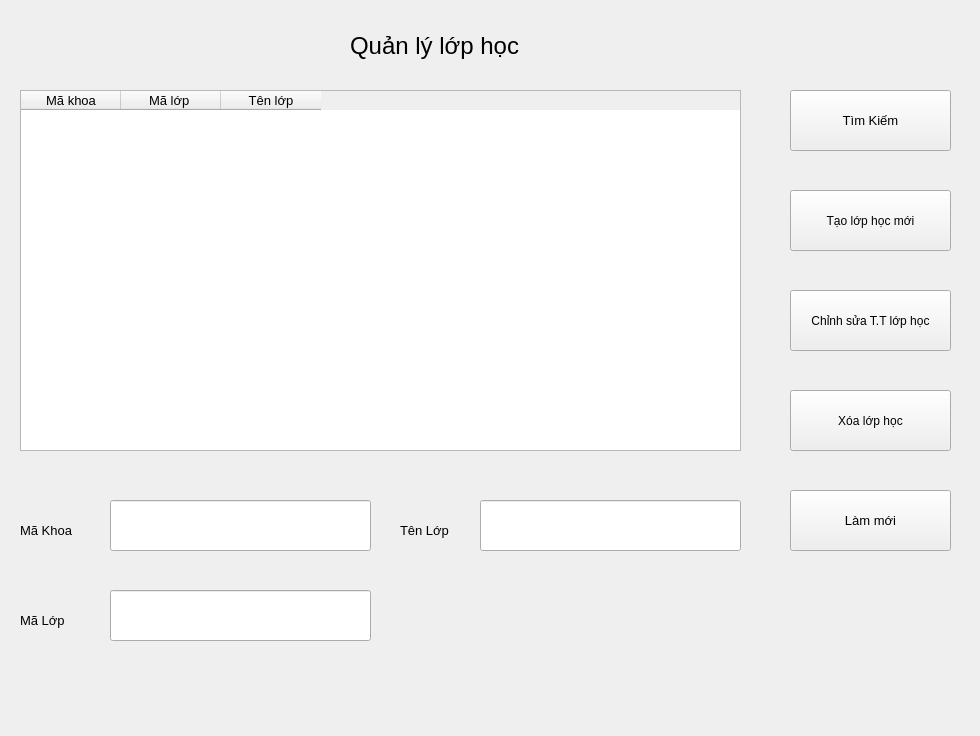
<?xml version="1.0" encoding="UTF-8"?>
<ui version="4.0">
 <class>QLlophoc</class>
 <widget class="QWidget" name="QLlophoc">
  <property name="geometry">
   <rect>
    <x>0</x>
    <y>0</y>
    <width>980</width>
    <height>736</height>
   </rect>
  </property>
  <property name="font">
   <font>
    <pointsize>10</pointsize>
   </font>
  </property>
  <property name="windowTitle">
   <string>Form</string>
  </property>
  <widget class="QTableWidget" name="tableWidget">
   <property name="geometry">
    <rect>
     <x>20</x>
     <y>90</y>
     <width>721</width>
     <height>361</height>
    </rect>
   </property>
   <column>
    <property name="text">
     <string>Mã khoa</string>
    </property>
   </column>
   <column>
    <property name="text">
     <string>Mã lớp </string>
    </property>
   </column>
   <column>
    <property name="text">
     <string>Tên lớp</string>
    </property>
   </column>
  </widget>
  <widget class="QLabel" name="label">
   <property name="geometry">
    <rect>
     <x>350</x>
     <y>20</y>
     <width>221</width>
     <height>51</height>
    </rect>
   </property>
   <property name="font">
    <font>
     <pointsize>18</pointsize>
    </font>
   </property>
   <property name="text">
    <string>Quản lý lớp học</string>
   </property>
  </widget>
  <widget class="QLineEdit" name="lineEditMakhoa">
   <property name="geometry">
    <rect>
     <x>110</x>
     <y>500</y>
     <width>261</width>
     <height>51</height>
    </rect>
   </property>
  </widget>
  <widget class="QPushButton" name="Timkiem">
   <property name="geometry">
    <rect>
     <x>790</x>
     <y>90</y>
     <width>161</width>
     <height>61</height>
    </rect>
   </property>
   <property name="text">
    <string>Tìm Kiếm</string>
   </property>
  </widget>
  <widget class="QPushButton" name="TaoLopHoc">
   <property name="geometry">
    <rect>
     <x>790</x>
     <y>190</y>
     <width>161</width>
     <height>61</height>
    </rect>
   </property>
   <property name="font">
    <font>
     <pointsize>9</pointsize>
    </font>
   </property>
   <property name="text">
    <string>Tạo lớp học mới</string>
   </property>
  </widget>
  <widget class="QPushButton" name="ChinhSualophoc">
   <property name="geometry">
    <rect>
     <x>790</x>
     <y>290</y>
     <width>161</width>
     <height>61</height>
    </rect>
   </property>
   <property name="font">
    <font>
     <pointsize>9</pointsize>
    </font>
   </property>
   <property name="text">
    <string>Chỉnh sửa T.T lớp học</string>
   </property>
  </widget>
  <widget class="QPushButton" name="Xoalophoc">
   <property name="geometry">
    <rect>
     <x>790</x>
     <y>390</y>
     <width>161</width>
     <height>61</height>
    </rect>
   </property>
   <property name="font">
    <font>
     <pointsize>9</pointsize>
    </font>
   </property>
   <property name="text">
    <string>Xóa lớp học</string>
   </property>
  </widget>
  <widget class="QLineEdit" name="lineEditMaLop">
   <property name="geometry">
    <rect>
     <x>110</x>
     <y>590</y>
     <width>261</width>
     <height>51</height>
    </rect>
   </property>
  </widget>
  <widget class="QLineEdit" name="lineEditTenlop">
   <property name="geometry">
    <rect>
     <x>480</x>
     <y>500</y>
     <width>261</width>
     <height>51</height>
    </rect>
   </property>
  </widget>
  <widget class="QLabel" name="labelML">
   <property name="geometry">
    <rect>
     <x>20</x>
     <y>510</y>
     <width>111</width>
     <height>41</height>
    </rect>
   </property>
   <property name="font">
    <font>
     <pointsize>10</pointsize>
    </font>
   </property>
   <property name="text">
    <string>Mã Khoa</string>
   </property>
  </widget>
  <widget class="QLabel" name="labelSP">
   <property name="geometry">
    <rect>
     <x>20</x>
     <y>600</y>
     <width>111</width>
     <height>41</height>
    </rect>
   </property>
   <property name="text">
    <string>Mã Lớp</string>
   </property>
  </widget>
  <widget class="QLabel" name="labelTenMH">
   <property name="geometry">
    <rect>
     <x>400</x>
     <y>510</y>
     <width>71</width>
     <height>41</height>
    </rect>
   </property>
   <property name="text">
    <string>Tên Lớp</string>
   </property>
  </widget>
  <widget class="QPushButton" name="Lammoi">
   <property name="geometry">
    <rect>
     <x>790</x>
     <y>490</y>
     <width>161</width>
     <height>61</height>
    </rect>
   </property>
   <property name="text">
    <string>Làm mới</string>
   </property>
  </widget>
 </widget>
 <resources/>
 <connections/>
</ui>
